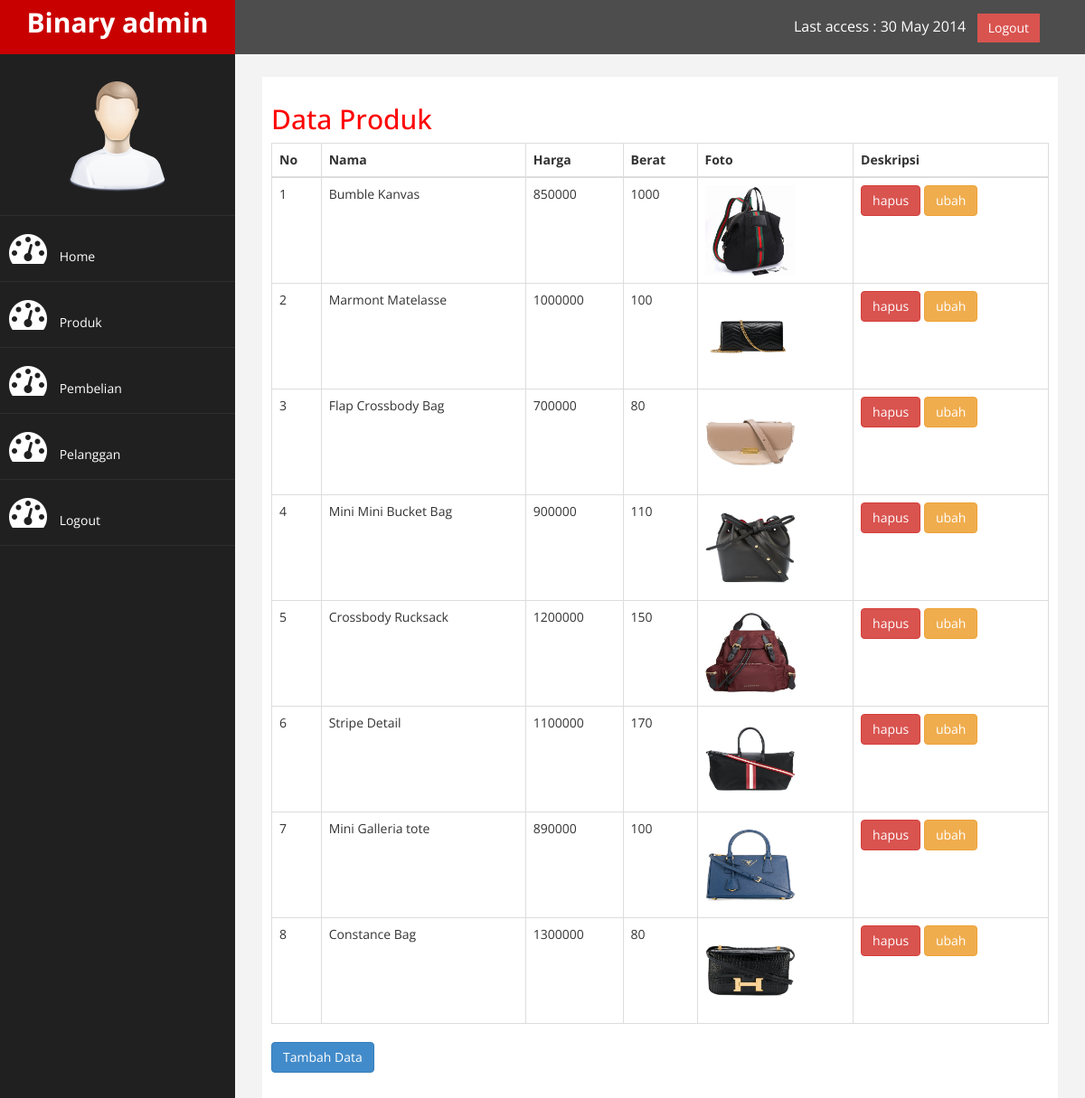
Screenshot of /admin/index.php?halaman=produk (signed in) with the database file from the repository.
### tables this page shows
CREATE TABLE `produk` (
  `id_produk` int(11) NOT NULL,
  `nama_produk` varchar(100) NOT NULL,
  `harga_produk` int(11) NOT NULL,
  `berat_produk` int(11) NOT NULL,
  `foto_produk` varchar(100) NOT NULL,
  `deskripsi_produk` text NOT NULL
);

### admin/produk.php (the view)
<h2>Data Produk</h2>
<table class="table table-bordered">
	<thead>
		<tr>
			<th>No</th>
			<th>Nama</th>
			<th>Harga</th>
			<th>Berat</th>
			<th>Foto</th>
			<th>Deskripsi</th>
		</tr>
	</thead>
	<tbody>
		<?php $nomor=1; ?>
		<?php $ambil=$koneksi->query("SELECT * FROM produk"); ?>
		<?php while($pecah = $ambil->fetch_assoc()){ ?>
		<tr>
			<td><?php echo $nomor; ?></td>
			<td><?php echo $pecah['nama_produk']; ?></td>
			<td><?php echo $pecah['harga_produk']; ?></td>
			<td><?php echo $pecah['berat_produk']; ?></td>
			<td>
				<img src="../foto_produk/<?php echo $pecah['foto_produk']; ?>" width="100">
			</td>
			<td>
				<a href="index.php?halaman=hapusproduk&id=<?php echo $pecah['id_produk'] ?>" class="btn-danger btn">hapus</a>
				<a href="index.php?halaman=ubahproduk&id=<?php echo $pecah['id_produk'] ?>" class="btn-warning btn">ubah</a>
			</td>
		</tr>
		<?php  $nomor++; ?>
	<?php } ?>
	</tbody>
</table>
<a href="index.php?halaman=tambahproduk" class="btn btn-primary">Tambah Data</a>

### admin/assets/css/custom.css (style rules this page uses)
body { font-family: 'Open Sans', sans-serif; }
h2 { color: #f00; }

### rows the page displays
produk: nama_produk "Bumble Kanvas", harga_produk "850000", berat_produk "1000", foto_produk (picture)
produk: nama_produk "Marmont Matelasse", harga_produk "1000000", berat_produk "100", foto_produk (picture)
produk: nama_produk "Flap Crossbody Bag", harga_produk "700000", berat_produk "80", foto_produk (picture)
produk: nama_produk "Mini Mini Bucket Bag", harga_produk "900000", berat_produk "110", foto_produk (picture)
produk: nama_produk "Crossbody Rucksack", harga_produk "1200000", berat_produk "150", foto_produk (picture)
produk: nama_produk "Stripe Detail", harga_produk "1100000", berat_produk "170", foto_produk (picture)
produk: nama_produk "Mini Galleria tote", harga_produk "890000", berat_produk "100", foto_produk (picture)
produk: nama_produk "Constance Bag", harga_produk "1300000", berat_produk "80", foto_produk (picture)
